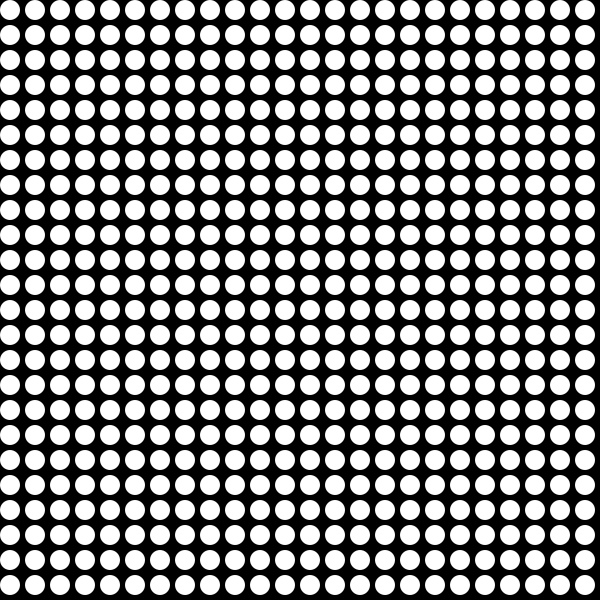
Frame 1 (no input)
Frame 60 (the mouse pressed at the canvas centre just before this capture): identical to frame 1, image omitted
Frame 120 (the mouse held since frame 60 and released just before this capture): identical to frame 1, image omitted

The Processing sketch that drew this single still picture (run headless with seeded random() and noise(); from frame 60 on, the mouse is pressed at the canvas centre):

// Processing sketch: processing_33303
// ── processing_33303.pde

int x = 0;
int y = 10;

void setup() {
  size(600,600);
  noStroke();
  smooth();
}

void draw() {
  background(0);
  for( int i = 10; i <= width-10; i+=25 ) { 
    //do stuff
    for(int j=10; j <= height-10; j+=25) {
      ellipse(i, j, 20, 20);
    }
  } 

//  fill(random(255));
//  ellipse(width/2, height/2,100,100);
}
